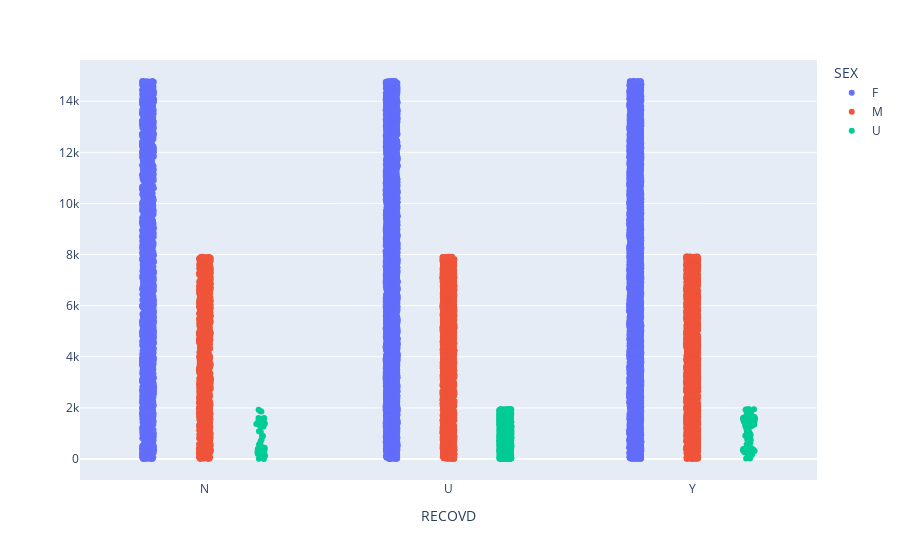

Here is the notebook cell this chart was saved with:
### Code cell
import plotly.express as px
px.strip(df, x="RECOVD", hover_name="STATE", color="SEX")

### Figure 1 — Plotly figure (JSON) as saved in the notebook; plotly's stock layout.template omitted (floating-point values rounded to 4 significant figures; data arrays with more than 128 entries replaced by an {"elided": "..."} marker saying what was removed)
{"data": [{"alignmentgroup": "True", "boxpoints": "all", "fillcolor": "rgba(255,255,255,0)", "hoverlabel": {"namelength": 0}, "hoveron": "points", "hovertemplate": "<b>%{hovertext}</b><br><br>SEX=F<br>RECOVD=%{x}", "hovertext": {"elided": "14793 str values"}, "legendgroup": "F", "line": {"color": "rgba(255,255,255,0)"}, "marker": {"color": "#636efa"}, "name": "F", "offsetgroup": "F", "orientation": "v", "pointpos": 0, "showlegend": true, "type": "box", "x": {"elided": "14793 str values"}, "x0": " ", "xaxis": "x", "y0": " ", "yaxis": "y"}, {"alignmentgroup": "True", "boxpoints": "all", "fillcolor": "rgba(255,255,255,0)", "hoverlabel": {"namelength": 0}, "hoveron": "points", "hovertemplate": "<b>%{hovertext}</b><br><br>SEX=M<br>RECOVD=%{x}", "hovertext": {"elided": "7924 str values"}, "legendgroup": "M", "line": {"color": "rgba(255,255,255,0)"}, "marker": {"color": "#EF553B"}, "name": "M", "offsetgroup": "M", "orientation": "v", "pointpos": 0, "showlegend": true, "type": "box", "x": {"elided": "7924 str values"}, "x0": " ", "xaxis": "x", "y0": " ", "yaxis": "y"}, {"alignmentgroup": "True", "boxpoints": "all", "fillcolor": "rgba(255,255,255,0)", "hoverlabel": {"namelength": 0}, "hoveron": "points", "hovertemplate": "<b>%{hovertext}</b><br><br>SEX=U<br>RECOVD=%{x}", "hovertext": {"elided": "1950 str values"}, "legendgroup": "U", "line": {"color": "rgba(255,255,255,0)"}, "marker": {"color": "#00cc96"}, "name": "U", "offsetgroup": "U", "orientation": "v", "pointpos": 0, "showlegend": true, "type": "box", "x": {"elided": "1950 str values"}, "x0": " ", "xaxis": "x", "y0": " ", "yaxis": "y"}], "layout": {"boxmode": "group", "legend": {"title": {"text": "SEX"}, "tracegroupgap": 0}, "margin": {"t": 60}, "xaxis": {"anchor": "y", "domain": [0, 1], "title": {"text": "RECOVD"}}, "yaxis": {"anchor": "x", "domain": [0, 1]}}}
